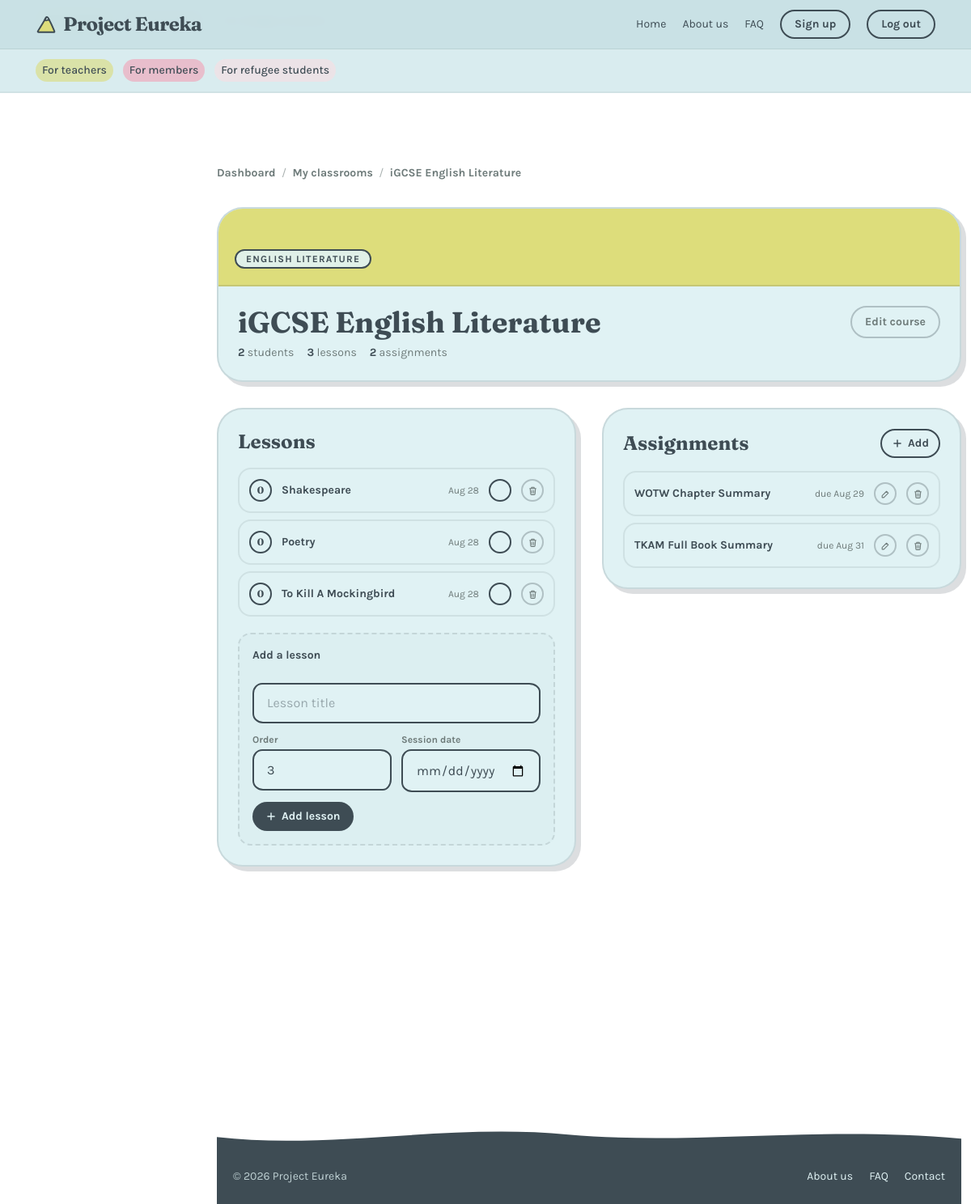
/teachers/classrooms/1/ (signed in), run on an earlier commit of the app's database.
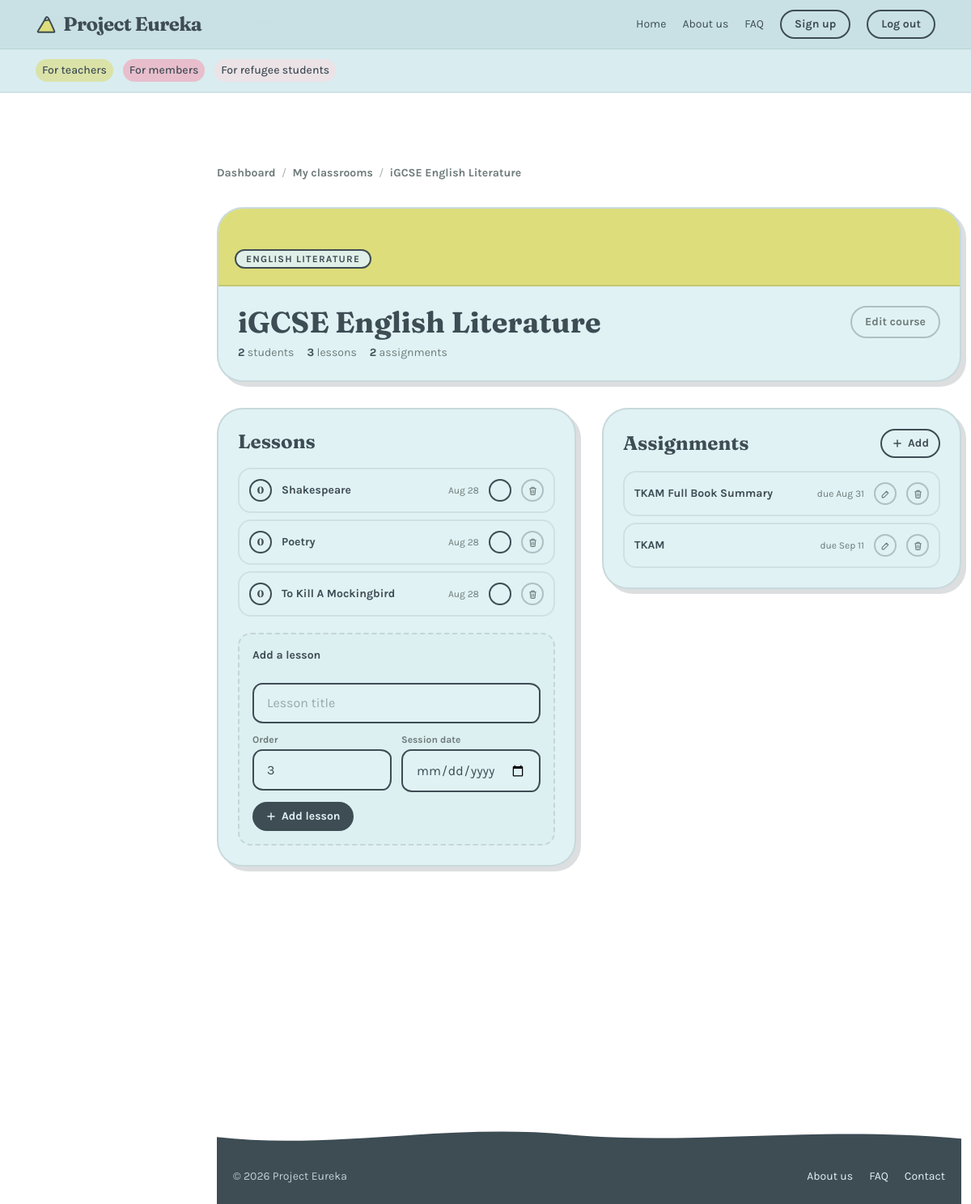
And on a later commit of the database.
### classes/models.py (models this page shows, shortened)
class Lesson(models.Model):
    course = models.ForeignKey(Course, on_delete=models.CASCADE, related_name="lessons")
    title = models.CharField(max_length=200)
    order = models.PositiveIntegerField(default=0)
    session_date = models.DateField(null=True, blank=True)
    is_complete = models.BooleanField(default=False)  # did the teacher run this session
    class Meta:
        ordering = ["order"]

class Assignment(models.Model):
    course = models.ForeignKey(Course, on_delete=models.CASCADE, related_name="assignments")
    title = models.CharField(max_length=200)
    due_date = models.DateField(null=True, blank=True)
    is_done = models.BooleanField(default=False)
    created_at = models.DateTimeField(auto_now_add=True)
    class Meta:
        ordering = ["is_done", "due_date"]

### teachers/views.py (the view)
# urls.py: path("classrooms/<int:course_id>/", views.course_detail, name="course_detail"),
@teacher_required
def course_detail(request, course_id):
    course = get_object_or_404(Course, pk=course_id, teacher=request.user)
    lessons = course.lessons.order_by("order")
    assignments = course.assignments.order_by("is_done", "due_date")
    enrollments = course.enrollments.select_related("student").order_by("student__username")
    return render(request, "teachers/course_detail.html", {
        "current_page": "teachers",
        "signed_in": True,
        "display_name": request.user.get_short_name() or request.user.username,
        "avatar_letter": (request.user.get_short_name() or request.user.username)[:1].upper(),
        "course": course,
        "lessons": lessons,
        "assignments": assignments,
        "enrollments": enrollments,
    })

### teachers/templates/teachers/course_detail.html (shortened to what the changed rows need)
{% extends "base.html" %}
{% load static %}
{% load i18n %}
{% block body %}
  <div id="main-shell" class="pt-32">
    <main class="pb-16 pt-6 space-y-8">
      <section class="reveal rounded-blob bg-cream border-2 border-ink/15 shadow-[6px_6px_0_0_rgba(62,76,84,0.18)] overflow-hidden">
        <div class="p-6 flex flex-wrap items-start justify-between gap-4">
          <div>
            <h1 class="font-display text-3xl md:text-4xl font-bold leading-tight mb-2">{{ course.name }}</h1>
          </div>
        </div>
      </section>
      <div class="grid lg:grid-cols-2 gap-8 items-start">
        <section class="reveal rounded-blob bg-cream border-2 border-ink/15 shadow-[6px_6px_0_0_rgba(62,76,84,0.18)] p-6">
          <h2 class="font-display text-2xl font-bold mb-4">{% translate "Lessons" %}</h2>
          <ol class="space-y-2 mb-5">
            {% for lesson in lessons %}
              <li class="flex items-center gap-3 rounded-2xl border-2 border-ink/10 p-3 text-sm {% if lesson.is_complete %}bg-mint/10{% else %}bg-cream{% endif %}">
                <span class="grid place-items-center w-7 h-7 rounded-full border-2 border-ink flex-none font-display font-bold text-xs {% if lesson.is_complete %}bg-mint{% else %}bg-cream{% endif %}">{{ lesson.order }}</span>
                <span class="flex-1 min-w-0 font-bold {% if lesson.is_complete %}line-through text-inksoft/60{% endif %}">{{ lesson.title }}</span>
                {% if lesson.session_date %}
                  <span class="text-xs text-inksoft flex-none">{{ lesson.session_date|date:"M j" }}</span>
                {% endif %}
                <form method="post" action="{% url 'classes:toggle_lesson' lesson.pk %}" class="flex-none">
                  <button type="submit" title="{% translate 'Toggle complete' %}"
                          class="grid place-items-center w-7 h-7 rounded-full border-2 border-ink transition-colors {% if lesson.is_complete %}bg-mint hover:bg-mint/70{% else %}bg-cream hover:bg-butter/70{% endif %}">
                  </button>
                </form>
                <form method="post" action="{% url 'classes:delete_lesson' lesson.pk %}" class="flex-none"
                      onsubmit="return confirm('{% translate "Delete this lesson?" %}');">
                  <button type="submit" title="{% translate 'Delete lesson' %}"
                          class="grid place-items-center w-7 h-7 rounded-full border-2 border-ink/30 text-inksoft hover:bg-blush/40 hover:border-ink transition-colors">
                    <svg width="13" height="13" viewBox="0 0 24 24" fill="none" aria-hidden="true"><path d="M5 7h14M10 11v6M14 11v6M6 7l1 12a2 2 0 0 0 2 2h6a2 2 0 0 0 2-2l1-12M9 7V4h6v3" stroke="currentColor" stroke-width="2" stroke-linecap="round" stroke-linejoin="round"/></svg>
                  </button>
                </form>
              </li>
            {% empty %}
              <li class="text-sm text-inksoft italic py-4 text-center">{% translate "No lessons yet. Add your first one below." %}</li>
            {% endfor %}
          </ol>
        </section>
        <section class="reveal rounded-blob bg-cream border-2 border-ink/15 shadow-[6px_6px_0_0_rgba(62,76,84,0.18)] p-6">
          <div class="flex items-center justify-between gap-4 mb-4">
            <h2 class="font-display text-2xl font-bold">{% translate "Assignments" %}</h2>
          </div>
          <ul class="space-y-2">
            {% for assignment in assignments %}
              <li class="flex items-center gap-3 rounded-2xl border-2 border-ink/10 p-3 text-sm {% if assignment.is_done %}bg-mint/10{% else %}bg-cream{% endif %}">
                <span class="flex-1 min-w-0 font-bold {% if assignment.is_done %}line-through text-inksoft/60{% endif %}">{{ assignment.title }}</span>
                {% if assignment.due_date %}
                  <span class="text-xs text-inksoft flex-none">{% blocktranslate trimmed with due=assignment.due_date|date:"M j" %}due {{ due }}{% endblocktranslate %}</span>
                {% endif %}
                <a href="{% url 'classes:edit_assignment' assignment.pk %}" title="{% translate 'Edit assignment' %}"
                   class="grid place-items-center w-7 h-7 rounded-full border-2 border-ink/30 text-inksoft hover:bg-butter/60 hover:border-ink transition-colors flex-none">
                  <svg width="13" height="13" viewBox="0 0 24 24" fill="none" aria-hidden="true"><path d="M4 20h4l10-10-4-4L4 16v4zM14 6l4 4" stroke="currentColor" stroke-width="2" stroke-linecap="round" stroke-linejoin="round"/></svg>
                </a>
                <form method="post" action="{% url 'classes:delete_assignment' assignment.pk %}" class="flex-none"
                      onsubmit="return confirm('{% translate "Delete this assignment?" %}');">
                  <button type="submit" title="{% translate 'Delete assignment' %}"
                          class="grid place-items-center w-7 h-7 rounded-full border-2 border-ink/30 text-inksoft hover:bg-blush/40 hover:border-ink transition-colors">
                    <svg width="13" height="13" viewBox="0 0 24 24" fill="none" aria-hidden="true"><path d="M5 7h14M10 11v6M14 11v6M6 7l1 12a2 2 0 0 0 2 2h6a2 2 0 0 0 2-2l1-12M9 7V4h6v3" stroke="currentColor" stroke-width="2" stroke-linecap="round" stroke-linejoin="round"/></svg>
                  </button>
                </form>
              </li>
            {% empty %}
              <li class="text-sm text-inksoft italic py-6 text-center">{% translate "No assignments yet." %}</li>
            {% endfor %}
          </ul>
        </section>
      </div>
    </main>
  </div>
{% endblock %}

What changed in the data, as far as the page shows it:
shown differently, row unchanged: Assignment "TKAM Full Book Summary": moves up the list
changed Assignment: title "WOTW Chapter Summary" → "TKAM"; due_date "due Aug 29" → "due Sep 11"
